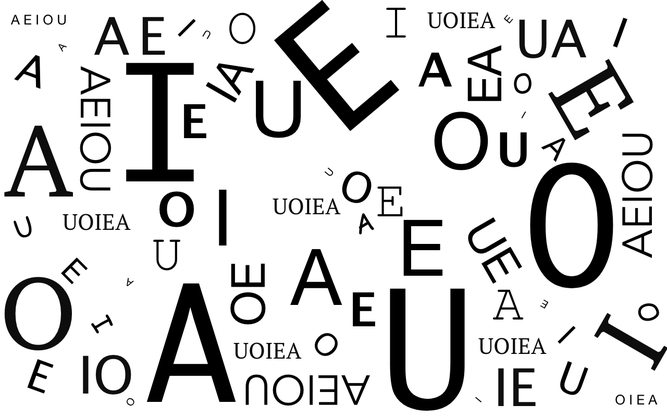
%> input picture t.png, 667 x 417 px, shrunk from 1280 x 800 before the run
$ octave t.m   (GNU Octave 9; MATLAB toolbox functions it lacks are replaced by stand-ins)
%> lines starting %> are read from the running program, lines starting %| are printed output that depends on the picture; in (x1, y1, x2, y2) boxes, pixels count from 0 and x2, y2 are one past the last pixel; in counts of white or black regions, pixels touching at a corner belong together; the program's own positions count from 1


I = imread('t.png');
%> I is the input picture: size 417x667x3 uint8; min 0, max 255, mean 214.6
[N,M] = size(I);
%> N = 417; M = 2001

J =not(I(:,:,1)>192);
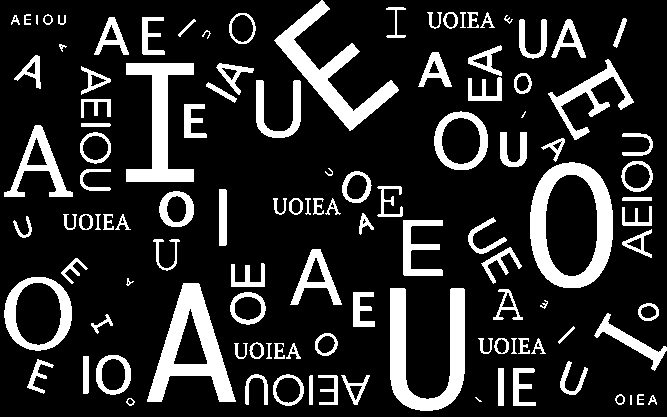
%> J: size 417x667 logical; 17.5% white; 113 white regions (3 under 20 px)
J = bwareaopen(J,5,8); % remueve regiones muy pequenhas
[L,n] = bwlabel(J, 4);
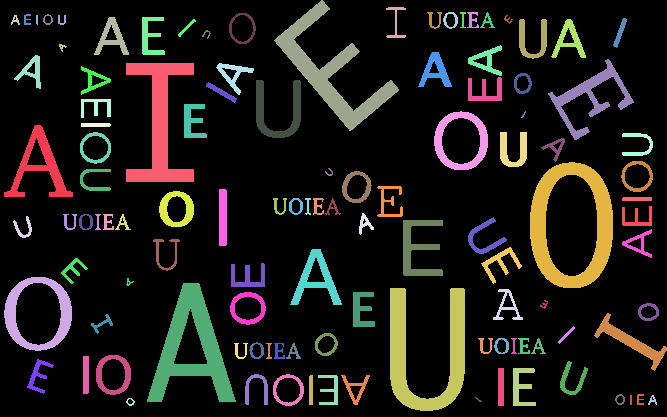
%> L: size 417x667 double; 114 distinct labels, from 0 to 113; one colour per label, 0 black
%> n = 113


stats = regionprops(L,'all');
%> stats = 113 regions; largest, box (x1, y1, x2, y2), Area, Centroid, MajorAxisLength, MinorAxisLength and Eccentricity: (530, 162, 613, 288) 4352 [572.1 225.9] 149.8 107.9 0.694, (147, 283, 236, 402) 4064 [192.1 348.7] 128.2 85.27 0.747, (390, 288, 465, 411) 4011 [427 352.5] 145 110.9 0.644
characteristics = zeros(n, 2);

for i = 1:n
    characteristics(i, 1) = stats(i).MinorAxisLength / stats(i).MajorAxisLength;
    characteristics(i, 2) = stats(i).Eccentricity;
end
%> this loop made 113 passes
%> after the loop, characteristics = 113 rows, first 12: [0.789 0.614; 0.974 0.226; 0.875 0.484; 0.978 0.21; 0.84 0.543; 0.577 0.817; 0.494 0.87; 0.208 0.978; 0.951 0.309; 0.944 0.331; 0.932 0.362; 0.651 0.759]

%> (the run ends here)

$ run again, with cartel_3.png copied over t.png
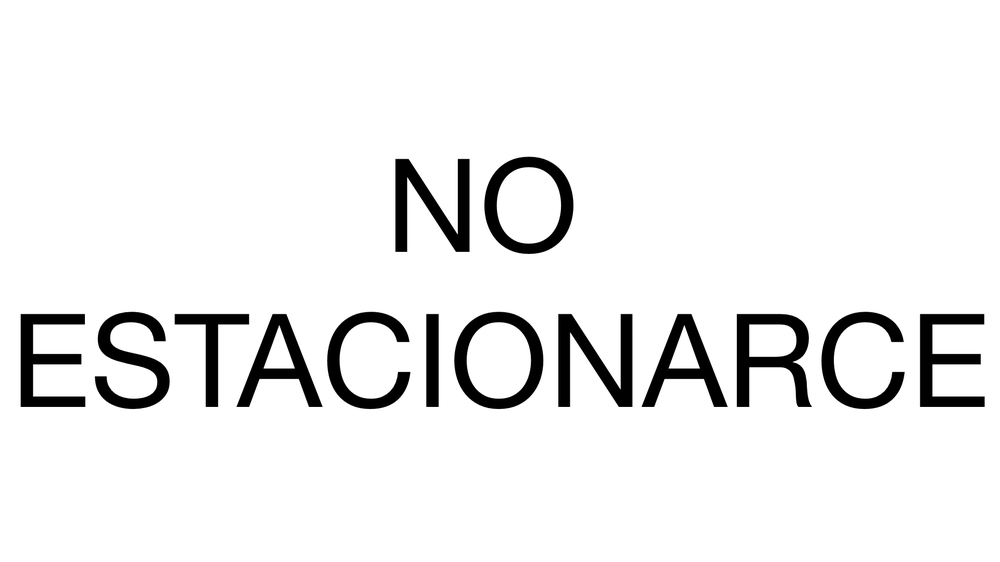
%> input picture cartel_3.png, 1000 x 562 px, shrunk from 1920 x 1080 before the run
%> I is the input picture: size 562x1000x3 uint8; min 0, max 255, mean 238.2
%> `J =not(I(:,:,1)>192);`:
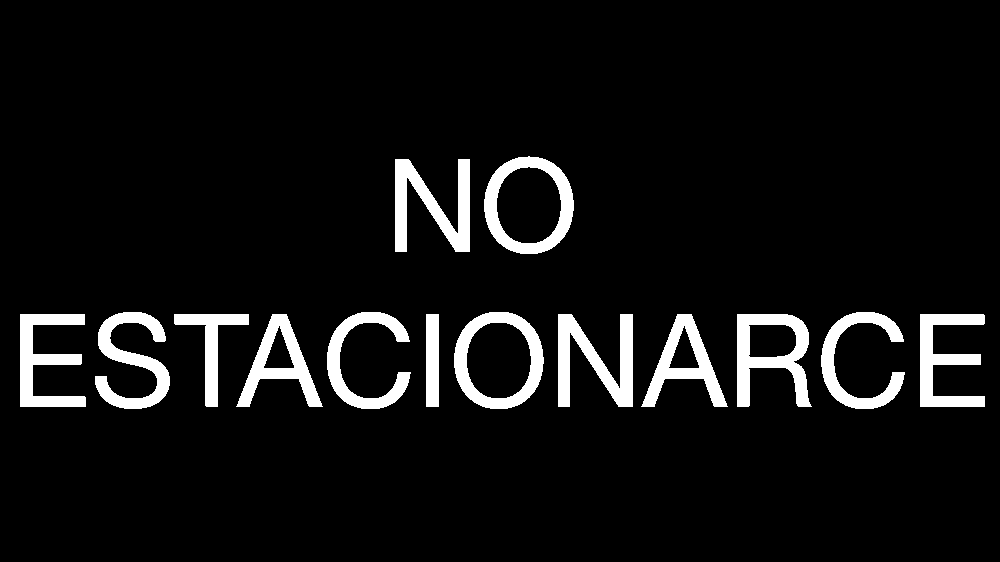
%> J: size 562x1000 logical; 6.9% white; 14 white regions
%> `[L,n] = bwlabel(J, 4);`:
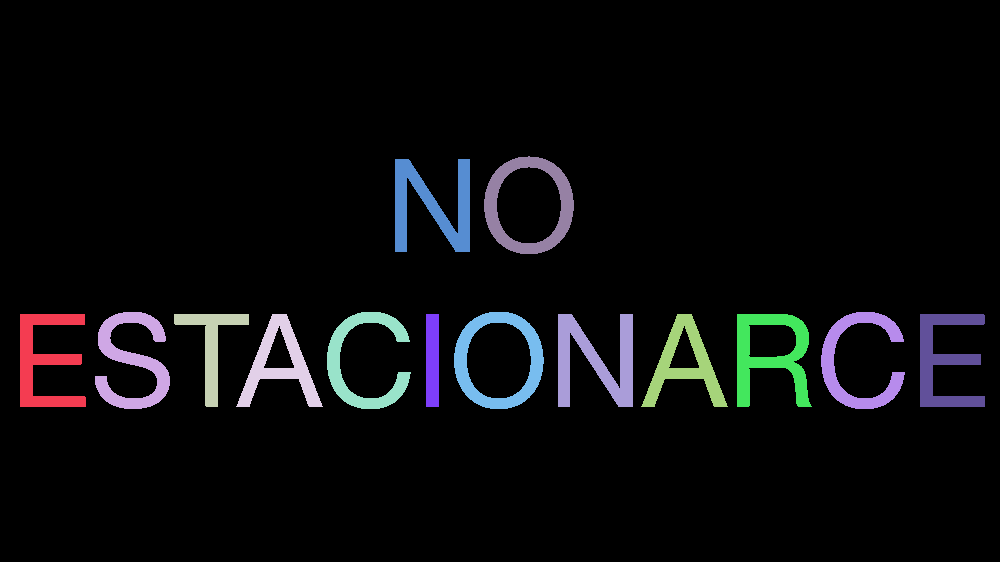
%> L: size 562x1000 double; 15 distinct labels, from 0 to 14; one colour per label, 0 black
%> n = 14
%> stats = 14 regions; largest, box (x1, y1, x2, y2), Area, Centroid, MajorAxisLength, MinorAxisLength and Eccentricity: (558, 314, 633, 407) 3368 [596.5 360.9] 113.9 97.61 0.515, (395, 159, 470, 252) 3293 [433 206.1] 114.6 97.27 0.528, (737, 314, 812, 407) 3260 [771.3 356] 107.7 99.36 0.385
%> the loop `for i = 1:n` made 14 passes
%> after the loop `for i = 1:n`: characteristics = 14 rows, first 12: [0.629 0.777; 0.707 0.707; 0.499 0.867; 0.859 0.511; 0.802 0.597; 0.849 0.528; 0.14 0.99; 0.952 0.306; 0.953 0.302; 0.857 0.515; 0.859 0.512; 0.923 0.385]
